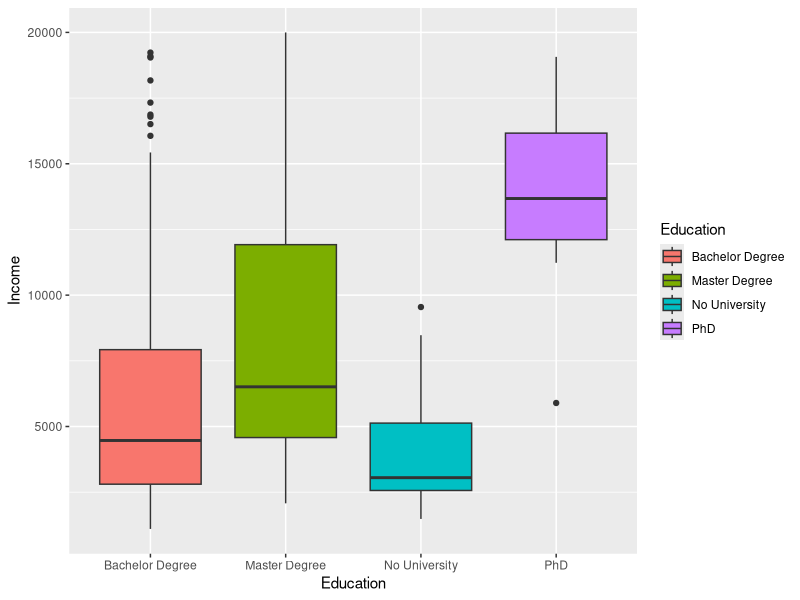

Reproduce this figure in R.
setwd("~/gabor/Egyetem/4. Félév/Statistical Modeling/rscriptek")
library(readxl)
library(ggplot2)

df <- read_excel("PracticeData89.xlsx", sheet = "Income")
str(df)

# 1.
# Examine the nature of the relationship between income and education graphically
ggplot(df, aes(x = Education, y = Income, fill = Education)) +
  geom_boxplot()

# 2.
#Calculate and interpret the within-group standard deviation with respect to income and
# education.
helper_table <- aggregate(Income ~ Education, data = df, FUN = sd)
helper_table$freq <- table(df$Education)

within_sd <- sqrt(sum((helper_table$freq - 1)*helper_table$Income^2) / (nrow(df)-1))
# A randomly selected employee's income is expected to differ from the mean income of their own eduaction level by
# +- 4222 USD.


# 3.
# Evaluate the strength of the relationship in both the sample and the population.
# sample
within_ss <- within_sd^2*(nrow(df)-1)
total_ss <- sd(df$Income)^2*(nrow(df)-1)

eta_sq <- 1-within_ss/total_ss
# Education level explains 15.5% of the variability of income for the observed employees. It is a moderate relationship as
# eta^2 is between 10% and 50%

# population
oneway.test(Income ~ Education, data = df, var.equal = FALSE)
# p-value = 2.491e-08 --> the relationship is significant

# 4. 
# Build a regression model using income as the dependent variable, with the number of
# trainings and work experience as explanatory variables. Assess the explanatory power
# of the model
model_1 <- lm(Income ~ Training + Experience, data = df)
summary(model_1)
# Work experience and number of trainings explain 44.1% in the variability of employee's income.


# 5. Interpret the intercept and the coefficient of experience.
# A new employee with no work experience and who has not completed any trainings before is expected to earn
# 1479 USD a month according to our regression
# Out of two employees with the same number of trainings completed in the past 5 years, the one with 1 extra year of
# work experience is expected to earn 390 USD more a month.

# 6
# Calculate and interpret the elasticity of the number of trainings 
# at both the mean and median levels.
mean <- mean(df$Training) #2.76
median <- median(df$Training) # 3
summary(model_1)

# income_est = 1479 + 245.55*Training + 390.43*Experience
elasticity_mean_level = 245.55*2.76 / (1479.04+390.43*11.42+245.55*2.759)
# If for an employee the number of completed trainings increases by 1% compared to the mean value of 2.759,
# their income is expected to increase by 0.10%

elasticity_median_level = 245.55*3 / (1479.04+390.43*11.42+245.55*3)
# If for an employee the number of completed trainings increases by 1% compared to the median value of 3,
# their income is expected to increase by 0.12%

# 7.
# Which variables can be considered to have no effect in the population with 90%
# confidence? Justify your choice!

summary(model_1)
# training cannot be --» its p value is biger than 0.1, the rest are ok

# ------------------------------------------------------------------------------
# PART 2
library(readxl)
library(ggplot2)

apartments <- read_excel("PracticeData89.xlsx", sheet = "Apartment")
str(apartments)

# 1)
# check if apartment prices are exp. distr.
# H0: prices follow exp distr.

lambda <- 1/mean(apartments$Price)
exp_quintiles <- qexp(c(0,0.2,0.4,0.6,0.8,1), rate = lambda)
observed_freq <- table(cut(apartments$Price, breaks = exp_quintiles))
observed_freq
chi_sq_result <- chisq.test(observed_freq)
chi_sq_result$p.value
# Our p-value is practically 0. Thus, H0 can be rejected on every common levels
# The price distribution cannot be considered exponenetial.


# 2)
# H0: bathroom distribution is the same for apartments with and without air conditioning
# H1: bathroom distribution is different for apartments with and without air conditioning

crosstab <- table(apartments[,c("Bathrooms", "AirCond")])
chi2_result <- chisq.test(crosstab)
chi2_result$expected
# The expected frequencies in the contingency table under H0 are lower than 5 for apartments with 6 bathrooms.
# Merge them with apartments with 5 bathrooms

apartments$BathMerged <- ifelse(apartments$Bathrooms >= 5, "5+", apartments$Bathrooms)

# check test assumptions again
crosstab <- table(apartments[,c("BathMerged", "AirCond")])
chi2_result <- chisq.test(crosstab)
chi2_result$expected
# We have at least 5 expected frequencies in every category now
chi2_result$p.value
# 0.3811858 --> fail to reject H0 --> the distr. is not the same


# 3)
# identify where and by how much the sample frequency deviates most from the expected
# frequencies under the assumption of identical number of bathrooms distributions.

crosstab - chi2_result$expected
# We have about 3.9 more apartments with 3 bathrooms with air conditioning category than we expect to have in case of
# completely identical bathroom distribution. However, according to the result of Task 2 this difference is not significant.


# 4)
# Construct a regression model in which apartment price is explained by area and number
# of bathrooms. Interpret the coefficient of area and its 99% confidence interval
apart_reg <- lm(Price ~ Area + Bathrooms,data = apartments)
summary(apart_reg)
confint(apart_reg, level = 0.99)
# The apartment price is expected to increase by 36.35 thousand AED if area increases by 1 m^2 while
# the number of bathrooms remains the same.
# This effect is expected to be between 33.2 and 39.5 thousand AED for unobserved apartments with 99% confidence.


# 5)
# H0: R^2 = 0
# H1: R^2 > 0

# test statistics and p-value
summary(apart_reg)
# p-value: < 2.2e-16 < 0.01 --> H0 is rejected on every common significance levels -->
# --> The model has significantly positive explanatory power on all common significance levels
#     in the population of unobserved apartments


# 6)
direct_bath <- apart_reg$coefficients[3]
reg_area_bath <- lm(Area ~ Bathrooms, data = apartments)
indirect_bath <- reg_area_bath$coefficients[2] * apart_reg$coefficients[2]
total_bath <- direct_bath + indirect_bath
# With area unchanged, one extra bathroom is expected to decrease the price by 665 thousand AED (direct effect)
# However adding one bathroom is expected to increase area and this leads to an expected price increase by 1912 thousand AED (indirect effect)
# These two effects result in a total expected price increase by 1247 thousand AED in case of one extra bathroom


# ------------------------------------------------------------------------------
# PART 3
library(readxl)
library(ggplot2)

flats <- readxl::read_excel("PracticeData89.xlsx", sheet = "Flats")
str(flats)

# test of representativity
# H0: it is representative
# H1: it is not representative

table(flats$Settlement)

# settlement distribution in the population
# give the percentages in the same order as in the outout of the 'table' function
settlement_pop_props <- c(0.6, 0.33, 0.02, 0.05)

# get the expected frequencies in the sample if H0 is true
expected_freq <- settlement_pop_props * nrow(flats)
expected_freq

# The expected frequencies under H0 are lower than 5 for municipalities.
# Merge them with towns
flats$SettlementSimple <- ifelse(flats$Settlement %in% c("municipality","town"),
                                 "municipality + town",
                                 flats$Settlement)

observed_freq <- table(flats$SettlementSimple)
observed_freq

settlement_pop_props <- c(0.6, 0.33, 0.02+0.05)
expected_freq <- settlement_pop_props * nrow(flats)
expected_freq

chisq.test(observed_freq, p = settlement_pop_props)
# p-value = 0.007787 < 0.01 --> H0 is rejected on every common significance levels -->
# not representative


# 3)
flats_reg <- lm(Price ~ Rooms + Size + Floor, data = flats)
summary(flats_reg)


# 4)

direct_rooms <- flats_reg$coefficients[2]
total_rooms <- lm(Price ~ Rooms, data = flats)$coefficients[2]
indirect_rooms <- total_rooms-direct_rooms
# With size and floor unchanged, one extra room is expected to increase the price by 0.37 million pounds (direct effect)
# However adding one bathroom is expected to increase size and flats with more rooms are generally on higher floors,
# and this leads to an expected price increase by 1.73 million pounds (indirect effect)
# These two effects result in a total expected price increase by 2.09 million pounds in case of one extra room



# 5:
summary(flats_reg)
# coef.of. det = 0.7285


confint(flats_reg, level = 0.96)
# If a flat is one floor higher with size and number of rooms unchanged, its price is expected to increase by
# 0.42 - 0.68 million pounds with 95% confidence

# elasticity of size for apartment 42
flats[42, ] # 76

summary(flats_reg)
# price = 3.54736 + 0.36775*Rooms + 0.07294*Size + 0.55095*Floor
# derivative acc. to size = 0.007294
# elastiicity at 76:
0.007294*76 / (3.54736 + 0.36775*4 + 0.07294*76 + 0.55095*5)
# If the size of a flat increases by 1% while number of rooms, and floor remains the same, then its price
# is expected to grow by 0.42%



                  